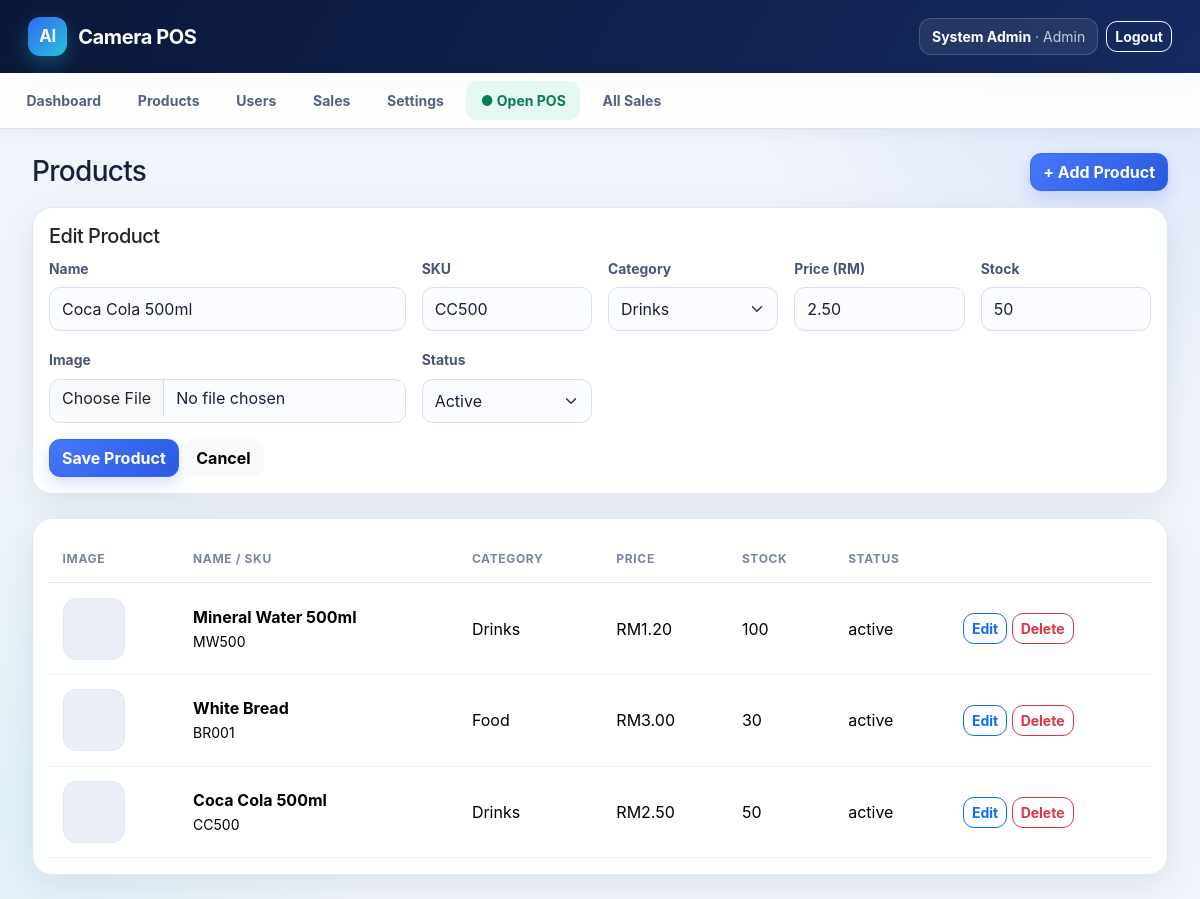
/admin/products.php?edit=1 (signed in), run on the app's committed database.
### tables this page shows
CREATE TABLE products (id INT UNSIGNED AUTO_INCREMENT PRIMARY KEY,name VARCHAR(150) NOT NULL,sku VARCHAR(60) NOT NULL UNIQUE,category_id INT UNSIGNED NULL,price DECIMAL(10,2) NOT NULL DEFAULT 0,stock_quantity INT NOT NULL DEFAULT 0,image VARCHAR(255) NULL,status ENUM('active','inactive') NOT NULL DEFAULT 'active',created_at TIMESTAMP DEFAULT CURRENT_TIMESTAMP,updated_at TIMESTAMP DEFAULT CURRENT_TIMESTAMP ON UPDATE CURRENT_TIMESTAMP,CONSTRAINT fk_product_category FOREIGN KEY(category_id) REFERENCES categories(id) ON DELETE SET NULL,INDEX idx_product_name(name));

CREATE TABLE categories (id INT UNSIGNED AUTO_INCREMENT PRIMARY KEY,name VARCHAR(100) NOT NULL UNIQUE,created_at TIMESTAMP DEFAULT CURRENT_TIMESTAMP);

### config/database.php (called while the page is built, shortened)
<?php
function db(): PDO
{
    static $pdo;
    if (!$pdo) {
        $pdo = new PDO('mysql:host=' . DB_HOST . ';dbname=' . DB_NAME . ';charset=utf8mb4', DB_USER, DB_PASS, [
            PDO::ATTR_ERRMODE => PDO::ERRMODE_EXCEPTION,
            PDO::ATTR_DEFAULT_FETCH_MODE => PDO::FETCH_ASSOC,
            PDO::ATTR_EMULATE_PREPARES => false,
        ]);
    }
    return $pdo;
}

### includes/bootstrap.php (called while the page is built, shortened)
<?php
require_once __DIR__ . '/../config/database.php';
function e(mixed $value): string { return htmlspecialchars((string)$value, ENT_QUOTES, 'UTF-8'); }
function money(float|string $amount): string { return 'RM' . number_format((float)$amount, 2); }

### admin/products.php (the view, shortened to what this page needs)
<?php
require __DIR__.'/../includes/bootstrap.php';require_login('admin');
$edit=null;if(isset($_GET['edit'])){$s=db()->prepare('SELECT * FROM products WHERE id=?');$s->execute([(int)$_GET['edit']]);$edit=$s->fetch();}
$categories=db()->query('SELECT * FROM categories ORDER BY name')->fetchAll();$products=db()->query('SELECT p.*,c.name category FROM products p LEFT JOIN categories c ON c.id=p.category_id ORDER BY p.id DESC')->fetchAll();$pageTitle='Products';require __DIR__.'/../includes/header.php';?>
<div class="d-flex justify-content-between align-items-center mb-3"><h1 class="h3 mb-0">Products</h1><button class="btn btn-primary" data-bs-toggle="collapse" data-bs-target="#productForm">+ Add Product</button></div>
<div id="productForm" class="collapse <?= $edit?'show':'' ?>"><div class="card p-3 mb-4"><h2 class="h5"><?= $edit?'Edit':'Add' ?> Product</h2><form method="post" enctype="multipart/form-data"><input type="hidden" name="csrf_token" value="<?=e(csrf_token())?>"><input type="hidden" name="id" value="<?=e($edit['id']??'')?>"><div class="row g-3"><div class="col-md-4"><label class="form-label">Name</label><input class="form-control" name="name" value="<?=e($edit['name']??'')?>" required></div><div class="col-md-2"><label class="form-label">SKU</label><input class="form-control" name="sku" value="<?=e($edit['sku']??'')?>" required></div><div class="col-md-2"><label class="form-label">Category</label><select class="form-select" name="category_id"><option value="">None</option><?php foreach($categories as $c):?><option value="<?=$c['id']?>" <?=($edit['category_id']??'')==$c['id']?'selected':''?>><?=e($c['name'])?></option><?php endforeach;?></select></div><div class="col-md-2"><label class="form-label">Price (RM)</label><input class="form-control" type="number" min="0" step="0.01" name="price" value="<?=e($edit['price']??'0')?>" required></div><div class="col-md-2"><label class="form-label">Stock</label><input class="form-control" type="number" min="0" name="stock_quantity" value="<?=e($edit['stock_quantity']??'0')?>" required></div><div class="col-md-4"><label class="form-label">Image</label><input class="form-control" type="file" name="image" accept="image/jpeg,image/png,image/webp"></div><div class="col-md-2"><label class="form-label">Status</label><select class="form-select" name="status"><option value="active">Active</option><option value="inactive" <?=($edit['status']??'')==='inactive'?'selected':''?>>Inactive</option></select></div><div class="col-12"><button class="btn btn-primary">Save Product</button> <a class="btn btn-light" href="products.php">Cancel</a></div></div></form></div></div>
<div class="card p-3"><div class="table-responsive"><table class="table align-middle"><thead><tr><th>Image</th><th>Name / SKU</th><th>Category</th><th>Price</th><th>Stock</th><th>Status</th><th></th></tr></thead><tbody><?php foreach($products as $p):?><tr><td><?php if($p['image']):?><img class="product-thumb" src="<?=e(url('uploads/products/'.$p['image']))?>"><?php else:?><div class="product-thumb d-grid place-items-center"></div><?php endif;?></td><td><strong><?=e($p['name'])?></strong><br><small><?=e($p['sku'])?></small></td><td><?=e($p['category']??'-')?></td><td><?=money($p['price'])?></td><td><?=e($p['stock_quantity'])?></td><td><?=e($p['status'])?></td><td class="text-nowrap"><a class="btn btn-sm btn-outline-primary" href="?edit=<?=$p['id']?>">Edit</a> <form class="d-inline" method="post" onsubmit="return confirm('Delete this product?')"><input type="hidden" name="csrf_token" value="<?=e(csrf_token())?>"><input type="hidden" name="action" value="delete"><input type="hidden" name="id" value="<?=$p['id']?>"><button class="btn btn-sm btn-outline-danger">Delete</button></form></td></tr><?php endforeach;?></tbody></table></div></div>
<?php require __DIR__.'/../includes/footer.php';

### assets/css/app.css (style rules this page uses)
:root { --navy:#0b1739;--navy2:#152a61;--blue:#3568f4;--cyan:#22c4d6;--green:#13a978;--bg:#f1f5fb;--text:#15213b;--muted:#6b7894;--border:#dfe7f3;--shadow:0 10px 35px rgba(22,42,87,.09) }
* { box-sizing:border-box }
body { min-height:100vh;background:radial-gradient(circle at 96% 0,rgba(53,104,244,.12),transparent 27rem),radial-gradient(circle at 0 90%,rgba(34,196,214,.08),transparent 24rem),var(--bg);color:var(--text);font-family:Inter,ui-sans-serif,system-ui,-apple-system,"Segoe UI",sans-serif }
h1,h2,h3,h4,h5 { color:#142246;font-weight:750;letter-spacing:-.025em }
.card { border:1px solid rgba(218,228,243,.85);border-radius:20px;background:rgba(255,255,255,.96);box-shadow:var(--shadow) }
.table { --bs-table-bg:transparent;margin-bottom:0 }
.table thead th { padding:.9rem .85rem;border-bottom:1px solid var(--border);color:#7885a0;font-size:.75rem;text-transform:uppercase;letter-spacing:.055em }
.table tbody td { padding:.9rem .85rem;border-color:#edf1f7;vertical-align:middle }
.table tbody tr { transition:background .15s ease }
.form-control,.form-select { min-height:44px;border:1px solid #d5dfed;border-radius:11px;background-color:#fbfcff;color:var(--text) }
.form-label { color:#485776;font-size:.87rem;font-weight:650 }
.btn { border-radius:11px;font-weight:680;transition:transform .16s ease,box-shadow .16s ease }
.btn-primary { border-color:var(--blue);background:linear-gradient(135deg,#4778fb,#2859df);box-shadow:0 7px 16px rgba(53,104,244,.2) }
.product-thumb { width:62px;height:62px;object-fit:cover;border-radius:13px;background:#e9eef7;border:1px solid #e2e9f3 }

### data on the page
products: name "Coca Cola 500ml", sku "CC500", category_id "Drinks", price "2.50", stock_quantity "50", category.name "Drinks", price "RM2.50", status "active"
products: name "Mineral Water 500ml", sku "MW500", category.name "Drinks", price "RM1.20", stock_quantity "100", status "active"
products: name "White Bread", sku "BR001", category.name "Food", price "RM3.00", stock_quantity "30", status "active"

### other printed values
user()['name'] "System Admin"
user()['role'] "Admin"
